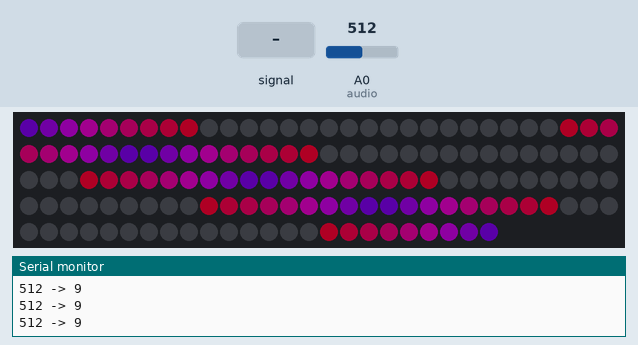
Simulated run of this sketch. Board: Arduino Uno, built with avr-gcc and run on an emulated ATmega328P. Shown: 144 RGB LEDs in strip order, left to right, continuing on the next row, the last lines printed to the serial monitor. The test bench sets the inputs (shaded band); at power-on: A0 (audio) = 512. Dim RGB values are drawn brighter than linear.

Above: at 4.2 s.
4.3 s: A0 (audio) set to 0
At 5.1 s:
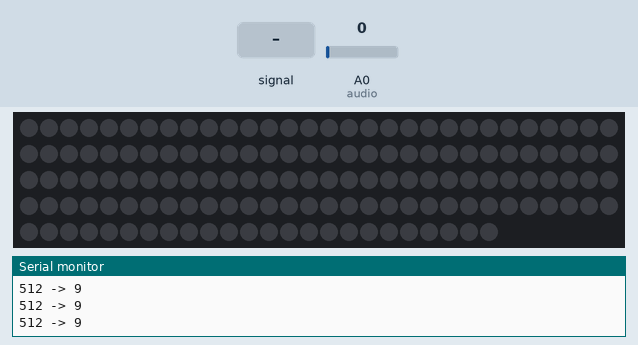
5.8 s: A0 (audio) set to 122
8.2 s: A0 (audio) fed a 200 Hz sine of ±81 counts around its level
At 10.2 s:
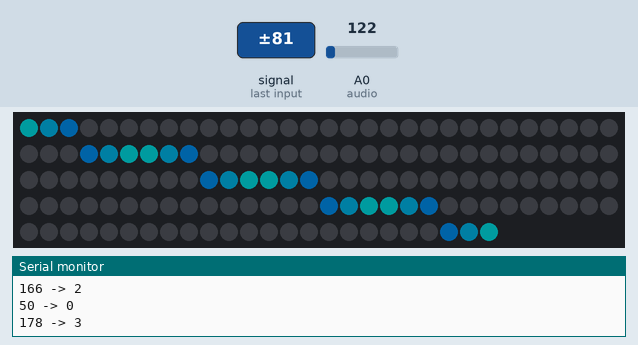
11.2 s: A0 (audio) set to 1023
At 11.42 s:
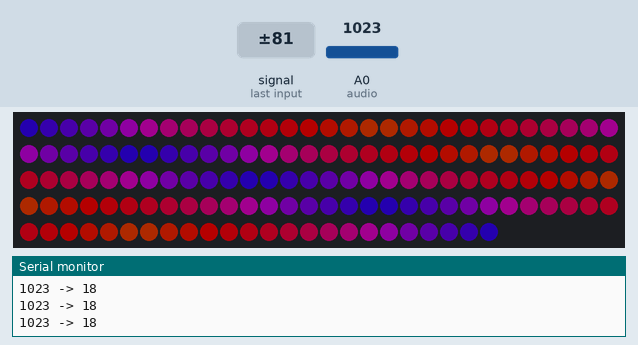
13.6 s: A0 (audio) set to 900
At 13.88 s:
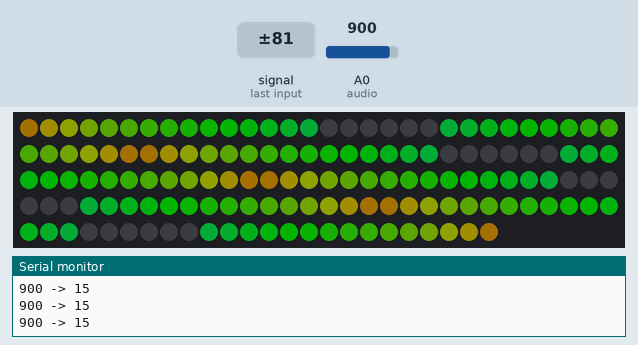
16.6 s: A0 (audio) fed a 200 Hz sine of ±81 counts around its level
At 16.94 s:
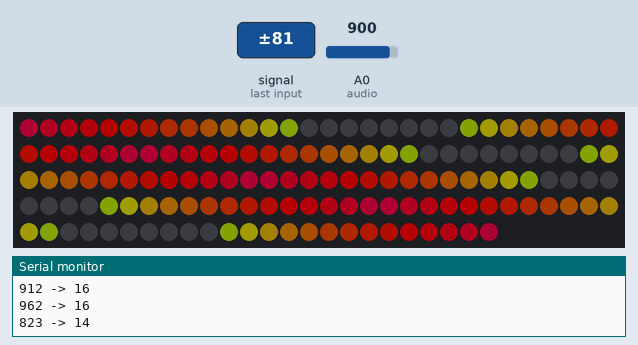
Timing chart, 0 to 19.6 s (numbered marks = the images above; inputs shaded):
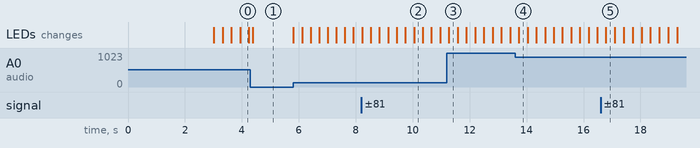

The sketch:

musicreactive.ino
```cpp
//--------------------------------------------------------------------------------
/*
 *   Arduino Music Visualizer 0.2
 *   This music visualizer works off of analog input from a 3.5mm headphone jack
 *   Just touch jumper wire from A0 to tip of 3.5mm headphone jack
 *   The code is dynamic and can handle variable amounts of LEDs
 *   as long as you adjust NUM_LEDS according to the amount of LEDs you are using
 *
 */
//--------------------------------------------------------------------------------
#include <FastLED.h>
//--------------------------------------------------------------------------------
// LED LIGHTING SETUP
#define BRIGHTNESS  64
#define LED_TYPE    WS2811
#define COLOR_ORDER GRB
#define UPDATES_PER_SECOND 100
//--------------------------------------------------------------------------------
const int LED_PIN     = 5;
const int numStrips   = 8;
const int pixPerStrip = 18;
const int NUM_LEDS    = pixPerStrip * numStrips;
CRGB leds[NUM_LEDS];
//--------------------------------------------------------------------------------
int audio = A0;
//--------------------------------------------------------------------------------
// STANDARD VISUALIZER VARIABLES
int loop_max = 0;
int k = 255; // COLOR WHEEL POSITION
int decay = 0; // HOW MANY MS BEFORE ONE LIGHT DECAY
int decay_check = 0;
long pre_react = 0; // NEW SPIKE CONVERSION
long react = 0; // NUMBER OF LEDs BEING LIT
long post_react = 0; // OLD SPIKE CONVERSION
//--------------------------------------------------------------------------------
// RAINBOW WAVE SETTINGS
int wheel_speed = 3;
//--------------------------------------------------------------------------------
void setup()
{
  pixelSetup();
  Serial.begin(115200);
  pinMode(audio, INPUT);
  Serial.println("\nListening...");
}
//--------------------------------------------------------------------------------
void loop()
{
  int audio_input = analogRead(audio); // ADD x2 HERE FOR MORE SENSITIVITY

  if (audio_input > 0)
  {
    pre_react = ((long)pixPerStrip * (long)audio_input) / 1023L; // TRANSLATE AUDIO LEVEL TO NUMBER OF LEDs

    if (pre_react > react) // ONLY ADJUST LEVEL OF LED IF LEVEL HIGHER THAN CURRENT LEVEL
      react = pre_react;

    Serial.print(audio_input);
    Serial.print(" -> ");
    Serial.println(pre_react);
  }

  rainbow(); // APPLY COLOR

  updateColorWheel();
}
```

pixel_functions.ino
```cpp
//--------------------------------------------------------------------------------
void pixelSetup()
{
  delay( 3000 ); // power-up safety delay
  FastLED.addLeds<LED_TYPE, LED_PIN, COLOR_ORDER>(leds, NUM_LEDS).setCorrection( TypicalLEDStrip );
  FastLED.setBrightness(  BRIGHTNESS );

  // CLEAR LEDS
  for (int i = 0; i < NUM_LEDS; i++)
    leds[i] = CRGB( 51, 0, 0);
  FastLED.show();
}
//--------------------------------------------------------------------------------
CRGB Scroll(int pos)
{
  CRGB color (0, 0, 0);
  if (pos < 85)
  {
    color.g = 0;
    color.r = ((float)pos / 85.0f) * 255.0f;
    color.b = 255 - color.r;
  } else if (pos < 170)
  {
    color.g = ((float)(pos - 85) / 85.0f) * 255.0f;
    color.r = 255 - color.g;
    color.b = 0;
  } else if (pos < 256) {
    color.b = ((float)(pos - 170) / 85.0f) * 255.0f;
    color.g = 255 - color.b;
    color.r = 1;
  }
  return color;
}
//--------------------------------------------------------------------------------
void updateColorWheel()
{
  k = k - wheel_speed; // SPEED OF COLOR WHEEL
  if (k < 0) // RESET COLOR WHEEL
    k = 255;

  // REMOVE LEDs
  decay_check++;
  if (decay_check > decay)
  {
    decay_check = 0;
    if (react > 0)
      react--;
  }
}
//--------------------------------------------------------------------------------
void rainbow()
{
  for (int j = 0; j < numStrips; ++j)
  {
    for (int i = 0; i < pixPerStrip; ++i)
    {
      int p = ((j % 2) == 0) ? (i + (j * pixPerStrip)) : ((j * pixPerStrip) + (pixPerStrip - 1) - i);
      leds[p] = (i < react) ? Scroll((i * 256 / 50 + k) % 256) : CRGB(0, 0, 0);
    }
  }
  FastLED.show();
}
```

Measured:
- after the input at 4.3 s, the LEDs: change after 0.09 s (image 1)
- after the input at 11.2 s, the LEDs: change after 0.08 s (image 3)
- after the input at 13.6 s, the LEDs: change after 0.13 s (image 4)
- after the input at 16.6 s, the LEDs: change after 0.19 s (image 5)
